Frame 1 (no input): blank canvas, image omitted
Frame 60 (the mouse pressed at the canvas centre just before this capture): blank canvas, image omitted
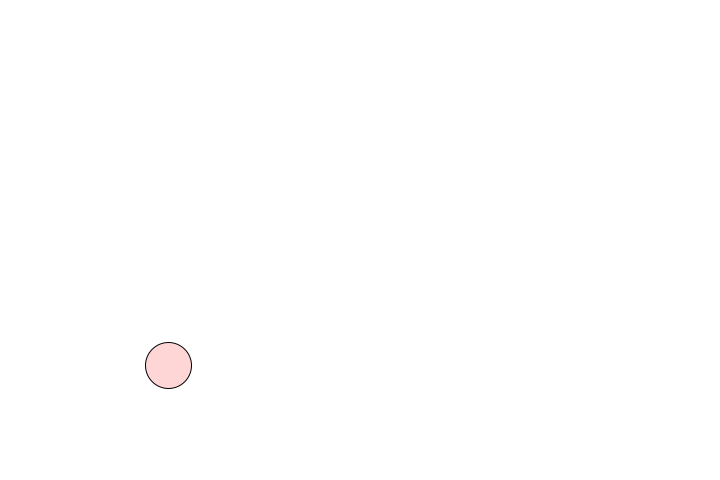
Frame 120 (the mouse held since frame 60 and released just before this capture)

The Processing sketch whose frames 1 and 60 were blank and that drew this single picture after the mouse press (run headless with seeded random() and noise(); from frame 60 on, the mouse is pressed at the canvas centre):

// Processing sketch: T_ArraysBubblesV2
// ── T_ArraysBubblesV2.pde
Bubble[] bubbles = new Bubble[5];
int numBubble = 0;

void setup() {
  size(720, 480);
  for (int i = 0; i < bubbles.length; i++) {
    bubbles[i] = new Bubble(random(20, 60));
  }
}

void draw() {
  background(255);
  for (int i = 0; i < numBubble; i++) {
    bubbles[i].display();
    bubbles[i].ascend();
    bubbles[i].top();
  }
}

void mousePressed() {
  if (numBubble < bubbles.length) {
    numBubble++;
  } else {
    numBubble = 0;
  }
}

void keyPressed() {
  if (numBubble > 0) {
    numBubble--;
  } else {
    numBubble = bubbles.length;
  }
}

// ── Bubble.pde
class Bubble {

  float x;
  float y;
  float diameter;
  float speedY;

  Bubble(float diam) {
    x = random(width);
    y = height;
    diameter = diam;
    speedY = random(0.7, 2);
  }

  void display() {
    fill(1500, 150, 150, 100);
    ellipse(x, y, diameter, diameter);
  }

  void ascend() {
    y = y - speedY;
    x = x + random(-2, 2);
  }

  void top() {
    if (y < 0 - diameter/2) {
      y = height + diameter/2;
    }
  }
}
